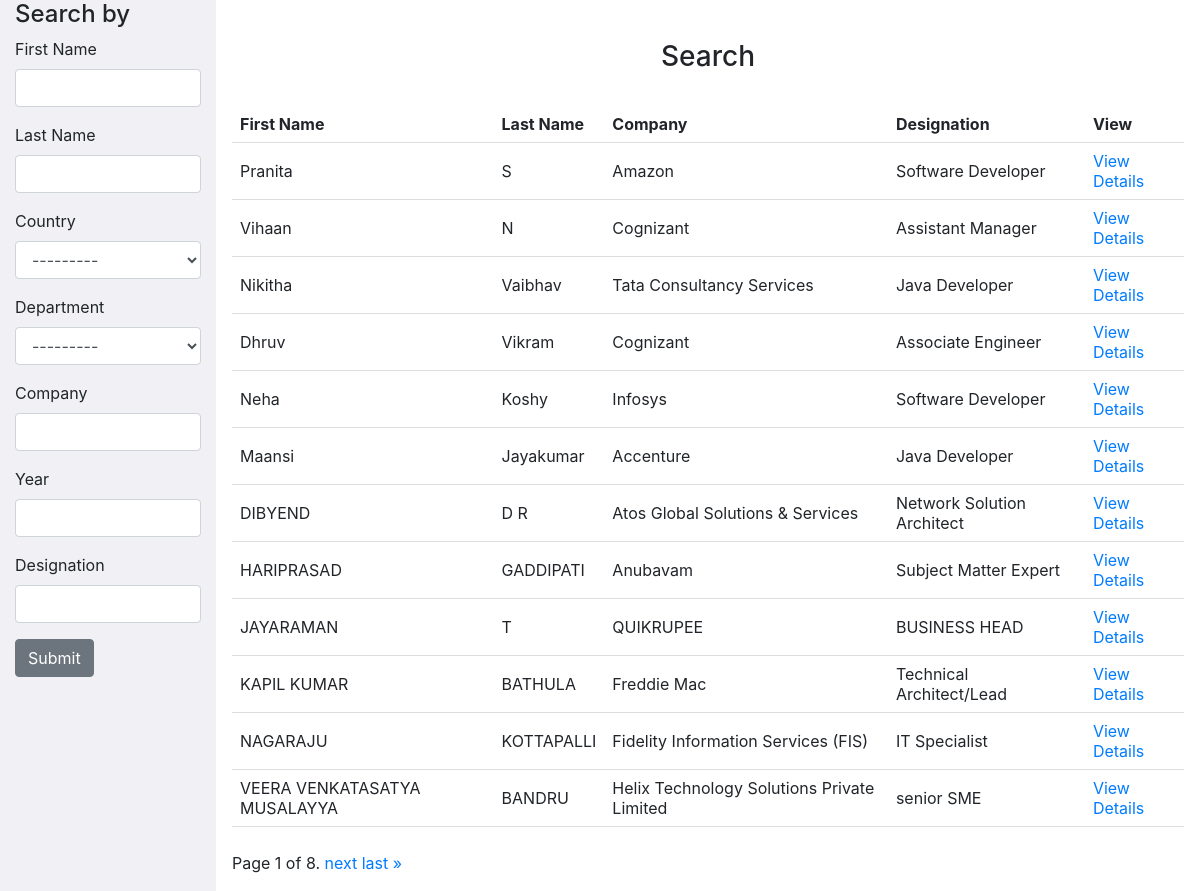
The page /members/ on the database its author committed.
### authentication/models.py (models this page shows)
class User(AbstractUser):
    ALUMNI = 'ALUMNI'
    STUDENT = 'STUDENT'
    ROLE_CHOICES = (
        (ALUMNI, 'Alumni'),
        (STUDENT, 'Student'),
    )
    CSE = 'Computer Science and Engineering'
    IT = 'Information Technology'
    ECE = 'Electronics and Communications Engineering'
    EEE = 'Electricals and Electronics Engineering'
    DEPARTMENT_CHOICES = (
        (CSE, 'Computer Science and Engineering'),
        (IT, 'Information Technology'),
        (ECE, 'Electronics and Communications Engineering'),
        (EEE, 'Electricals and Electronics Engineering'),
    )
    role = models.CharField(max_length=30, choices=ROLE_CHOICES)
    country = CountryField(blank=True, null=True)
    department = models.CharField(blank=True, max_length=100, choices=DEPARTMENT_CHOICES)
    year = models.IntegerField(max_length=4,blank=True, null=True )
    company = models.CharField(max_length=100,blank=True, null=True )
    designation = models.CharField(max_length=100,blank=True, null=True )

### authentication/views.py (the view)
# urls.py: path('members/', authentication.views.members, name='members'),
def members(request):
  mymembers = User.objects.filter(role="ALUMNI")
  users = User.objects.filter(role="ALUMNI")
  myFilter = UserFilter(request.GET, queryset=users)
  users = myFilter.qs
  qd = request.GET.copy()
  qd.pop('page', None)
  querystring = qd.urlencode()
  paginator = Paginator(users, 12)
  page_number = request.GET.get('page')
  page_obj = paginator.get_page(page_number)
  template = loader.get_template('all_members.html')
  context = {
    'mymembers': mymembers,
    'myFilter': myFilter,
    'users': users,
    'page_obj' : page_obj,
    'querystring': querystring,
  }
  return HttpResponse(template.render(context, request))

### templates/all_members.html (shortened to what this page needs)
<html>
    <head>
        <link rel="stylesheet" href="https://cdn.jsdelivr.net/npm/bootstrap@4.0.0/dist/css/bootstrap.min.css">
    </head>
    <body>
    	{% load crispy_forms_tags %}
        <div class=" container-fluid ">
        <div id= "first "  style="background-color: #f0f0f5; width: 18%; height: 100vh; overflow: scroll; ">
<div class="container">
  <form method=GET>
  	<h4>Search by</h4>
      {{ myFilter.form | crispy }}
      <input type="submit" value="Submit" class="btn btn-secondary">
        </form>
</div>
</div>
        <div id= "second" class="w-75 p-3 mh-100 " style="height: 100 vh; overflow: scroll;">
  <br>
              <h3 style="text-align: center;">Search</h3>
              <br>
              <table>
  <tr>
    <th>First Name</th>
    <th>Last Name</th>
    <th>Company</th>
    <th>Designation</th>
    <th>View</th>
  </tr>
  {% for x in page_obj %}
  <tr>
    <td>{{ x.first_name }}</td>
    <td>{{ x.last_name }}</td>
    <td>{{ x.company }}</td>
    <td>{{ x.designation }}</td>
    <td><a href="details/{{ x.username }}" >View Details</a></td>
    {% empty %}
    <h2 style="text-align: center">No Results Found</h2>
  </tr>
			{% endfor %}
</table>
<br>
<div class="pagination">
	<br>
    <span class="step-links">
        <span class="current">
            Page {{ page_obj.number }} of {{ page_obj.paginator.num_pages }}.
        </span>
        {% if page_obj.has_next %}
            <a href="?page={{ page_obj.next_page_number }}&amp;{{ querystring }}">next</a>
            <a href="?page={{ page_obj.paginator.num_pages }}&amp;{{ querystring }}">last &raquo;</a>
        {% endif %}
    </span>
</div>
  </div>
    </body>
</html>

### templates/all_members.html (style rules this page uses)
.container-fluid { display: flex; position: fixed; top: 0; left: 0; bottom: 0; right: 0; display: flex; align-items: stretch; margin: 0; padding: 0; }
#second { flex-grow: 1000; }
table { border-collapse: collapse; width: 100%; }
th, td { padding: 8px; text-align: left; border-bottom: 1px solid #DDD; }

### rows shown on the page
User: first_name "Pranita", last_name "S", company "Amazon", designation "Software Developer"
User: first_name "Vihaan", last_name "N", company "Cognizant", designation "Assistant Manager"
User: first_name "Nikitha", last_name "Vaibhav", company "Tata Consultancy Services", designation "Java Developer"
User: first_name "Dhruv", last_name "Vikram", company "Cognizant", designation "Associate Engineer"
User: first_name "Neha", last_name "Koshy", company "Infosys", designation "Software Developer"
User: first_name "Maansi", last_name "Jayakumar", company "Accenture", designation "Java Developer"
User: first_name "DIBYEND", last_name "D R", company "Atos Global Solutions & Services", designation "Network Solution Architect"
User: first_name "HARIPRASAD", last_name "GADDIPATI", company "Anubavam", designation "Subject Matter Expert"
User: first_name "JAYARAMAN", last_name "T", company "QUIKRUPEE", designation "BUSINESS HEAD"
User: first_name "KAPIL KUMAR", last_name "BATHULA", company "Freddie Mac", designation "Technical Architect/Lead"
User: first_name "NAGARAJU", last_name "KOTTAPALLI", company "Fidelity Information Services (FIS)", designation "IT Specialist"
User: first_name "VEERA VENKATASATYA MUSALAYYA", last_name "BANDRU", company "Helix Technology Solutions Private Limited", designation "senior SME"

### other values the page prints
{{ page_obj.number }} "1"
{{ page_obj.paginator.num_pages }} "8"
